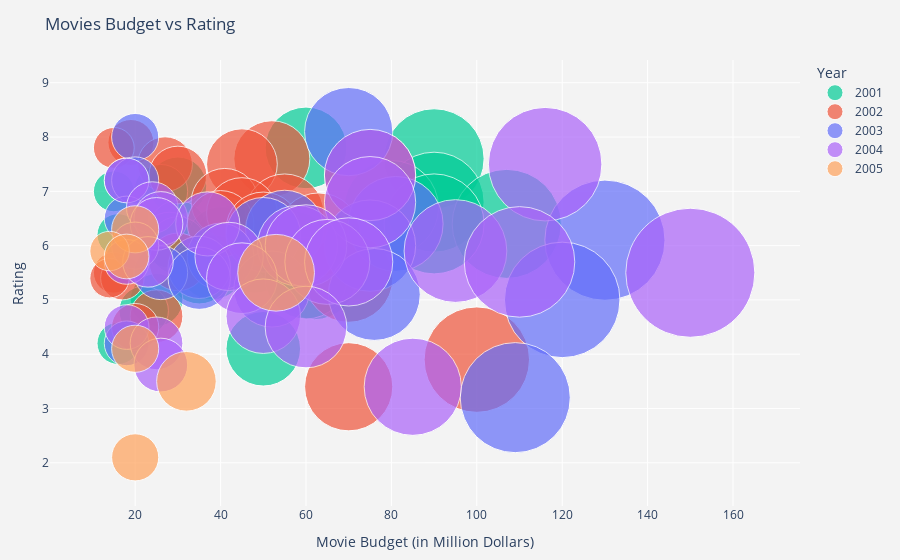

The notebook cell saved with this chart:
### Code cell
p = plot(sorted_hb, x=:Budget, y=:Rating, color=:Year , mode="markers",
    text=sub_df -> make_hover_text.(DataFrames.eachrow(sub_df)),
    marker=attr(size=:Budget, sizeref=2*maximum(sorted_hb.Rating) / (30^2), sizemode="area"),
    Layout(
        title="Movies Budget vs Rating",
        xaxis=attr(
            title_text="Movie Budget (in Million Dollars)",
            gridcolor="white"
        ),
        yaxis=attr(title_text="Rating", gridcolor="white"),
        paper_bgcolor="rgb(243, 243, 243)",
        plot_bgcolor="rgb(243, 243, 243)",
    ))

### Figure 1 — Plotly figure (JSON) as saved in the notebook; plotly's stock layout.template omitted (floating-point values rounded to 4 significant figures)
{"data": [{"legendgroup": "2001", "marker": {"color": "#00cc96", "size": [60, 90, 30, 26, 15, 90, 80, 107, 90, 30, 16, 42, 28, 28, 40, 30, 57, 48, 38, 35, 62, 60, 25, 22, 16, 50], "sizemode": "area", "sizeref": 0.018}, "mode": "markers", "name": "2001", "showlegend": true, "text": ["Title: Beautiful Mind, A<br> Year: 2001<br> Budget: 60.0<br> Rating: 7.8<br>", "Title: Black Hawk Down<br> Year: 2001<br> Budget: 90.0<br> Rating: 7.6<br>", "Title: Blow<br> Year: 2001<br> Budget: 30.0<br> Rating: 7.1<br>", "Title: Bridget Jones's Diary<br> Year: 2001<br> Budget: 26.0<br> Rating: 7.0<br>", "Title: Buffalo Soldiers<br> Year: 2001<br> Budget: 15.0<br> Rating: 7.0<br>", "Title: Artificial Intelligence: AI<br> Year: 2001<br> Budget: 90.0<br> Rating: 6.8<br>", "Title: Bandits<br> Year: 2001<br> Budget: 80.0<br> Rating: 6.7<br>", "Title: Ali<br> Year: 2001<br> Budget: 107.0<br> Rating: 6.4<br>", "Title: Atlantis: The Lost Empire<br> Year: 2001<br> Budget: 90.0<br> Rating: 6.4<br>", "Title: American Pie 2<br> Year: 2001<br> Budget: 30.0<br> Rating: 6.3<br>", "Title: Baby Boy<br> Year: 2001<br> Budget: 16.0<br> Rating: 6.2<br>", "Title: 15 Minutes<br> Year: 2001<br> Budget: 42.0<br> Rating: 6.1<br>", "Title: 51st State, The<br> Year: 2001<br> Budget: 28.0<br> Rating: 6.1<br>", "Title: Along Came a Spider<br> Year: 2001<br> Budget: 28.0<br> Rating: 6.1<br>", "Title: Behind Enemy Lines<br> Year: 2001<br> Budget: 40.0<br> Rating: 6.1<br>", "Title: Antitrust<br> Year: 2001<br> Budget: 30.0<br> Rating: 6.0<br>", "Title: Captain Corelli's Mandolin<br> Year: 2001<br> Budget: 57.0<br> Rating: 5.9<br>", "Title: America's Sweethearts<br> Year: 2001<br> Budget: 48.0<br> Rating: 5.8<br>", "Title: Angel Eyes<br> Year: 2001<br> Budget: 38.0<br> Rating: 5.6<br>", "Title: American Outlaws<br> Year: 2001<br> Budget: 35.0<br> Rating: 5.5<br>", "Title: 3000 Miles to Graceland<br> Year: 2001<br> Budget: 62.0<br> Rating: 5.4<br>", "Title: Cats & Dogs<br> Year: 2001<br> Budget: 60.0<br> Rating: 5.4<br>", "Title: All the Queen's Men<br> Year: 2001<br> Budget: 25.0<br> Rating: 5.0<br>", "Title: Animal, The<br> Year: 2001<br> Budget: 22.0<br> Rating: 4.8<br>", "Title: Bones<br> Year: 2001<br> Budget: 16.0<br> Rating: 4.2<br>", "Title: Black Knight<br> Year: 2001<br> Budget: 50.0<br> Rating: 4.1<br>"], "type": "scatter", "x": [60, 90, 30, 26, 15, 90, 80, 107, 90, 30, 16, 42, 28, 28, 40, 30, 57, 48, 38, 35, 62, 60, 25, 22, 16, 50], "xaxis": "x", "y": [7.8, 7.6, 7.1, 7, 7, 6.8, 6.7, 6.4, 6.4, 6.3, 6.2, 6.1, 6.1, 6.1, 6.1, 6, 5.9, 5.8, 5.6, 5.5, 5.4, 5.4, 5, 4.8, 4.2, 4.1], "yaxis": "y"}, {"legendgroup": "2002", "marker": {"color": "#EF553B", "size": [19, 15, 52, 27, 45, 30, 75, 41, 55, 45, 40, 50, 63, 30, 15, 17, 14, 70, 25, 20, 100, 70], "sizemode": "area", "sizeref": 0.018}, "mode": "markers", "name": "2002", "showlegend": true, "text": ["Title: Adaptation.<br> Year: 2002<br> Budget: 19.0<br> Rating: 7.9<br>", "Title: 25th Hour<br> Year: 2002<br> Budget: 15.0<br> Rating: 7.8<br>", "Title: Catch Me If You Can<br> Year: 2002<br> Budget: 52.0<br> Rating: 7.6<br>", "Title: About a Boy<br> Year: 2002<br> Budget: 27.0<br> Rating: 7.5<br>", "Title: Chicago<br> Year: 2002<br> Budget: 45.0<br> Rating: 7.5<br>", "Title: About Schmidt<br> Year: 2002<br> Budget: 30.0<br> Rating: 7.3<br>", "Title: Bourne Identity, The<br> Year: 2002<br> Budget: 75.0<br> Rating: 7.3<br>", "Title: 8 Mile<br> Year: 2002<br> Budget: 41.0<br> Rating: 6.8<br>", "Title: Blade II<br> Year: 2002<br> Budget: 55.0<br> Rating: 6.6<br>", "Title: Changing Lanes<br> Year: 2002<br> Budget: 45.0<br> Rating: 6.6<br>", "Title: Big Trouble<br> Year: 2002<br> Budget: 40.0<br> Rating: 6.4<br>", "Title: Blood Work<br> Year: 2002<br> Budget: 50.0<br> Rating: 6.3<br>", "Title: Austin Powers in Goldmember<br> Year: 2002<br> Budget: 63.0<br> Rating: 6.2<br>", "Title: Blue Crush<br> Year: 2002<br> Budget: 30.0<br> Rating: 5.7<br>", "Title: Big Fat Liar<br> Year: 2002<br> Budget: 15.0<br> Rating: 5.5<br>", "Title: 40 Days and 40 Nights<br> Year: 2002<br> Budget: 17.0<br> Rating: 5.4<br>", "Title: All About the Benjamins<br> Year: 2002<br> Budget: 14.0<br> Rating: 5.4<br>", "Title: Bad Company<br> Year: 2002<br> Budget: 70.0<br> Rating: 5.4<br>", "Title: Abandon<br> Year: 2002<br> Budget: 25.0<br> Rating: 4.7<br>", "Title: Boat Trip<br> Year: 2002<br> Budget: 20.0<br> Rating: 4.5<br>", "Title: Adventures of Pluto Nash, The<br> Year: 2002<br> Budget: 100.0<br> Rating: 3.9<br>", "Title: Ballistic: Ecks vs. Sever<br> Year: 2002<br> Budget: 70.0<br> Rating: 3.4<br>"], "type": "scatter", "x": [19, 15, 52, 27, 45, 30, 75, 41, 55, 45, 40, 50, 63, 30, 15, 17, 14, 70, 25, 20, 100, 70], "xaxis": "x", "y": [7.9, 7.8, 7.6, 7.5, 7.5, 7.3, 7.3, 6.8, 6.6, 6.6, 6.4, 6.3, 6.2, 5.7, 5.5, 5.4, 5.4, 5.4, 4.7, 4.5, 3.9, 3.4], "yaxis": "y"}, {"legendgroup": "2003", "marker": {"color": "#636efa", "size": [70, 20, 18, 20, 18, 81, 55, 50, 130, 75, 40, 35, 26, 35, 52, 76, 120, 18, 109], "sizemode": "area", "sizeref": 0.018}, "mode": "markers", "name": "2003", "showlegend": true, "text": ["Title: Big Fish<br> Year: 2003<br> Budget: 70.0<br> Rating: 8.1<br>", "Title: 21 Grams<br> Year: 2003<br> Budget: 20.0<br> Rating: 8.0<br>", "Title: Bad Santa<br> Year: 2003<br> Budget: 18.0<br> Rating: 7.2<br>", "Title: Bon voyage<br> Year: 2003<br> Budget: 20.0<br> Rating: 7.2<br>", "Title: Anything Else<br> Year: 2003<br> Budget: 18.0<br> Rating: 6.5<br>", "Title: Bruce Almighty<br> Year: 2003<br> Budget: 81.0<br> Rating: 6.4<br>", "Title: American Wedding<br> Year: 2003<br> Budget: 55.0<br> Rating: 6.3<br>", "Title: Basic<br> Year: 2003<br> Budget: 50.0<br> Rating: 6.2<br>", "Title: Bad Boys II<br> Year: 2003<br> Budget: 130.0<br> Rating: 6.1<br>", "Title: Anger Management<br> Year: 2003<br> Budget: 75.0<br> Rating: 6.0<br>", "Title: Cheaper by the Dozen<br> Year: 2003<br> Budget: 40.0<br> Rating: 5.8<br>", "Title: Bringing Down the House<br> Year: 2003<br> Budget: 35.0<br> Rating: 5.6<br>", "Title: Agent Cody Banks<br> Year: 2003<br> Budget: 26.0<br> Rating: 5.5<br>", "Title: Beyond Borders<br> Year: 2003<br> Budget: 35.0<br> Rating: 5.4<br>", "Title: Bulletproof Monk<br> Year: 2003<br> Budget: 52.0<br> Rating: 5.2<br>", "Title: 2 Fast 2 Furious<br> Year: 2003<br> Budget: 76.0<br> Rating: 5.1<br>", "Title: Charlie's Angels: Full Throttle<br> Year: 2003<br> Budget: 120.0<br> Rating: 5.0<br>", "Title: Belly of the Beast<br> Year: 2003<br> Budget: 18.0<br> Rating: 4.2<br>", "Title: Cat in the Hat, The<br> Year: 2003<br> Budget: 109.0<br> Rating: 3.2<br>"], "type": "scatter", "x": [70, 20, 18, 20, 18, 81, 55, 50, 130, 75, 40, 35, 26, 35, 52, 76, 120, 18, 109], "xaxis": "x", "y": [8.1, 8, 7.2, 7.2, 6.5, 6.4, 6.3, 6.2, 6.1, 6, 5.8, 5.6, 5.5, 5.4, 5.2, 5.1, 5, 4.2, 3.2], "yaxis": "y"}, {"legendgroup": "2004", "marker": {"color": "#ab63fa", "size": [116, 75, 18, 75, 24, 26, 37, 25, 58, 60, 20, 95, 42, 110, 18, 65, 70, 23, 150, 45, 50, 18, 60, 25, 26, 85], "sizemode": "area", "sizeref": 0.018}, "mode": "markers", "name": "2004", "showlegend": true, "text": ["Title: Aviator, The<br> Year: 2004<br> Budget: 116.0<br> Rating: 7.5<br>", "Title: Bourne Supremacy, The<br> Year: 2004<br> Budget: 75.0<br> Rating: 7.3<br>", "Title: Being Julia<br> Year: 2004<br> Budget: 18.0<br> Rating: 7.2<br>", "Title: 50 First Dates<br> Year: 2004<br> Budget: 75.0<br> Rating: 6.8<br>", "Title: Beyond the Sea<br> Year: 2004<br> Budget: 24.0<br> Rating: 6.7<br>", "Title: Anchorman: The Legend of Ron Burgundy<br> Year: 2004<br> Budget: 26.0<br> Rating: 6.5<br>", "Title: 13 Going On 30<br> Year: 2004<br> Budget: 37.0<br> Rating: 6.4<br>", "Title: Cellular<br> Year: 2004<br> Budget: 25.0<br> Rating: 6.4<br>", "Title: After the Sunset<br> Year: 2004<br> Budget: 58.0<br> Rating: 6.0<br>", "Title: Alfie<br> Year: 2004<br> Budget: 60.0<br> Rating: 6.0<br>", "Title: Birth<br> Year: 2004<br> Budget: 20.0<br> Rating: 6.0<br>", "Title: Alamo, The<br> Year: 2004<br> Budget: 95.0<br> Rating: 5.9<br>", "Title: Along Came Polly<br> Year: 2004<br> Budget: 42.0<br> Rating: 5.8<br>", "Title: Around the World in 80 Days<br> Year: 2004<br> Budget: 110.0<br> Rating: 5.7<br>", "Title: Barbershop 2: Back in Business<br> Year: 2004<br> Budget: 18.0<br> Rating: 5.7<br>", "Title: Blade: Trinity<br> Year: 2004<br> Budget: 65.0<br> Rating: 5.7<br>", "Title: Bridget Jones: The Edge of Reason<br> Year: 2004<br> Budget: 70.0<br> Rating: 5.7<br>", "Title: Chasing Liberty<br> Year: 2004<br> Budget: 23.0<br> Rating: 5.7<br>", "Title: Alexander<br> Year: 2004<br> Budget: 150.0<br> Rating: 5.5<br>", "Title: AVP: Alien Vs. Predator<br> Year: 2004<br> Budget: 45.0<br> Rating: 5.4<br>", "Title: Big Bounce, The<br> Year: 2004<br> Budget: 50.0<br> Rating: 4.7<br>", "Title: Catch That Kid<br> Year: 2004<br> Budget: 18.0<br> Rating: 4.5<br>", "Title: Christmas with the Kranks<br> Year: 2004<br> Budget: 60.0<br> Rating: 4.5<br>", "Title: Anacondas: The Hunt for the Blood Orchid<br> Year: 2004<br> Budget: 25.0<br> Rating: 4.2<br>", "Title: Agent Cody Banks 2: Destination London<br> Year: 2004<br> Budget: 26.0<br> Rating: 3.8<br>", "Title: Catwoman<br> Year: 2004<br> Budget: 85.0<br> Rating: 3.4<br>"], "type": "scatter", "x": [116, 75, 18, 75, 24, 26, 37, 25, 58, 60, 20, 95, 42, 110, 18, 65, 70, 23, 150, 45, 50, 18, 60, 25, 26, 85], "xaxis": "x", "y": [7.5, 7.3, 7.2, 6.8, 6.7, 6.5, 6.4, 6.4, 6, 6, 6, 5.9, 5.8, 5.7, 5.7, 5.7, 5.7, 5.7, 5.5, 5.4, 4.7, 4.5, 4.5, 4.2, 3.8, 3.4], "yaxis": "y"}, {"legendgroup": "2005", "marker": {"color": "#FFA15A", "size": [20, 14, 18, 53, 20, 32, 20], "sizemode": "area", "sizeref": 0.018}, "mode": "markers", "name": "2005", "showlegend": true, "text": ["Title: Assault on Precinct 13<br> Year: 2005<br> Budget: 20.0<br> Rating: 6.3<br>", "Title: Because of Winn-Dixie<br> Year: 2005<br> Budget: 14.0<br> Rating: 5.9<br>", "Title: Amityville Horror, The<br> Year: 2005<br> Budget: 18.0<br> Rating: 5.8<br>", "Title: Be Cool<br> Year: 2005<br> Budget: 53.0<br> Rating: 5.5<br>", "Title: Boogeyman<br> Year: 2005<br> Budget: 20.0<br> Rating: 4.1<br>", "Title: Are We There Yet?<br> Year: 2005<br> Budget: 32.0<br> Rating: 3.5<br>", "Title: Alone in the Dark<br> Year: 2005<br> Budget: 20.0<br> Rating: 2.1<br>"], "type": "scatter", "x": [20, 14, 18, 53, 20, 32, 20], "xaxis": "x", "y": [6.3, 5.9, 5.8, 5.5, 4.1, 3.5, 2.1], "yaxis": "y"}], "layout": {"legend": {"title": {"text": "Year"}, "tracegroupgap": 0}, "margin": {"b": 50, "l": 50, "r": 50, "t": 60}, "paper_bgcolor": "rgb(243, 243, 243)", "plot_bgcolor": "rgb(243, 243, 243)", "title": "Movies Budget vs Rating", "xaxis": {"gridcolor": "white", "title": {"text": "Movie Budget (in Million Dollars)"}}, "yaxis": {"gridcolor": "white", "title": {"text": "Rating"}}}}
